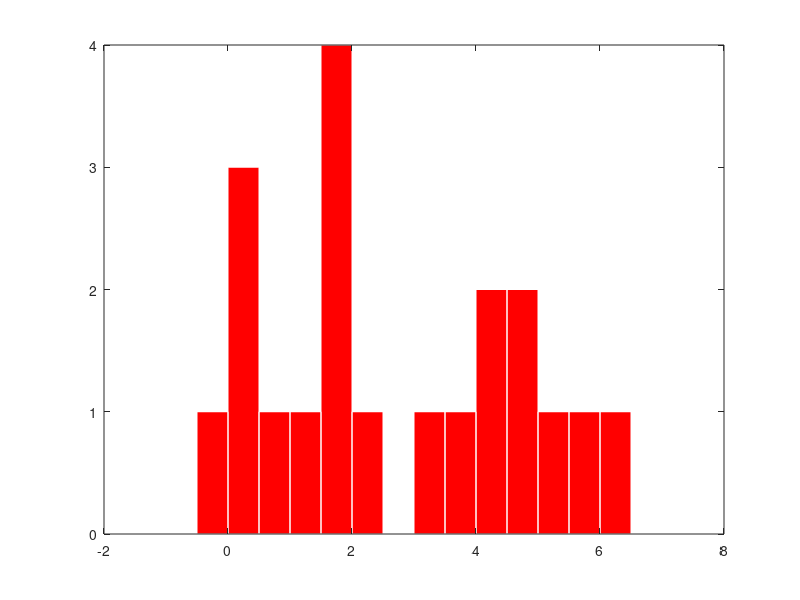
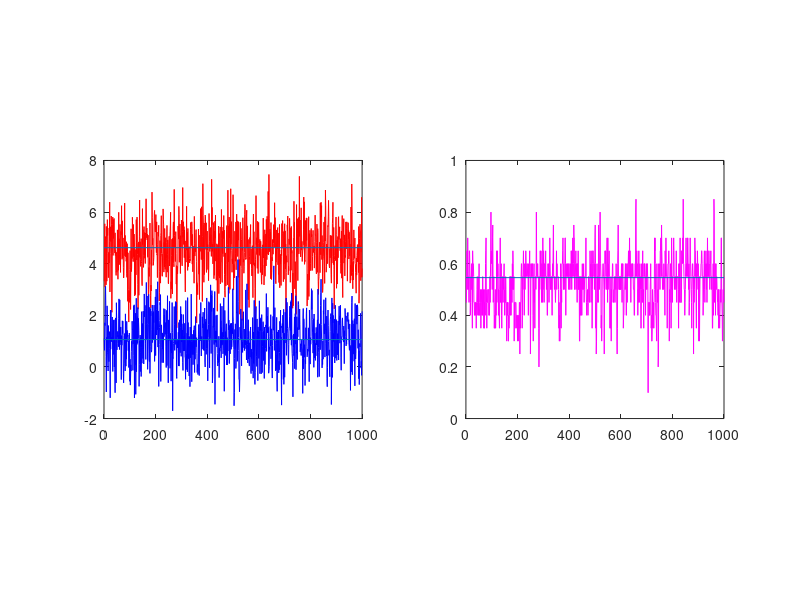

The MATLAB source for these figures, in order:
% Show Gibbs
%% Input data
y = [-0.39 0.12 0.94 1.67 1.76 2.44 3.72 4.28 4.92 5.53
    0.06 0.48 1.01 1.68 1.80 3.25 4.12 4.60 5.28 6.22];
y = y(:);
figure
hist(y, -0.25:0.5:6.25);
h = findobj(gca,'Type','patch');
set(h,'FaceColor','r','EdgeColor','w')

%% Gibbs Sampling
% Initialization
N = length(y);
u1 = 4.6;
u2 = 1.0;

% Set s1, s2 and pi at their MLE
s1 = 0.87;
s2 = 0.77;
pi = 0.546;
mu1 = 4.62; % for plotting only
mu2 = 1.06; % for plotting only

% Iteration
maxit = 1000;
U1 = zeros(maxit,1);
U2 = zeros(maxit,1);
D = zeros(maxit,1);

for t = 1:maxit
	ph1 = normpdf(y, u1, sqrt(s1)); % Density of Normal
    ph2 = normpdf(y, u2, sqrt(s2));
    v = pi*ph2./((1-pi)*ph1 + pi*ph2); % Eq. 8.42
    
    delta = binornd(ones(N,1), v); % Draw delta from Bernoulli
    D(t) = sum(delta)/N;
    
    hu1 = sum((1-delta).*y)/sum(1-delta); % hat(u1)
    hu2 = sum(delta.*y)/sum(delta); % hat(u2)
    
    u1 = normrnd(hu1, sqrt(s1)); % Draw u1 from Normal
    u2 = normrnd(hu2, sqrt(s2));
	U1(t) = max([u1 u2]);
    U2(t) = min([u1,u2]);
end

% Plotting
figure
subplot(1,2,1);
plot(1:maxit, U1', '-r');
axis square;
hold on;
plot(1:maxit, U2', '-b');
line([0 maxit],[mu1 mu1]);
line([0 maxit],[mu2 mu2]);
hold off;

subplot(1,2,2);
plot(1:maxit, D', '-m');
axis square;
hold on;
line([0 maxit],[pi pi]);
hold off;
